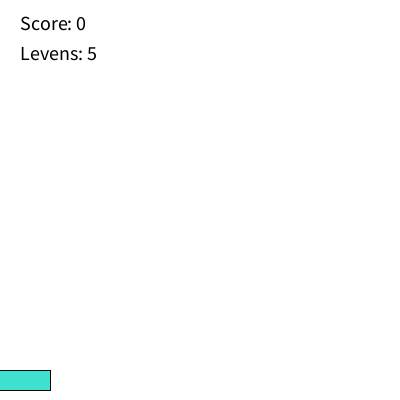
Frame 1 (no input)
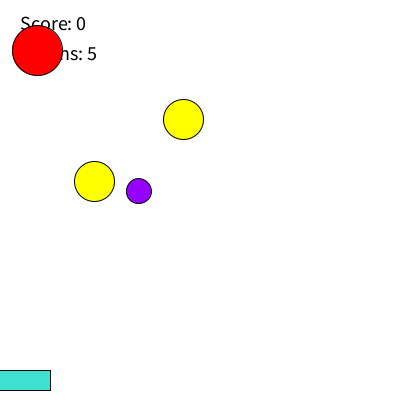
Frame 60 (the mouse pressed at the canvas centre just before this capture)
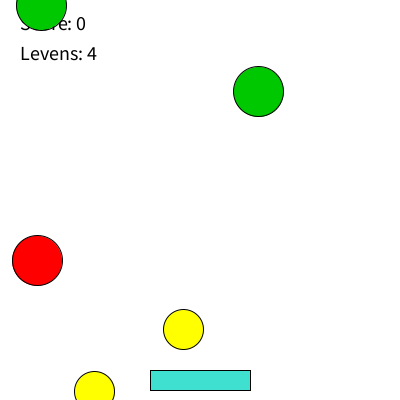
Frame 120 (the mouse held since frame 60 and released just before this capture)

The Processing sketch that drew these frames (run headless with seeded random() and noise(); from frame 60 on, the mouse is pressed at the canvas centre):

// Processing sketch: Uitwerking_9
// ── Uitwerking_9.pde
Ball[] ballen = new Ball[5];

float paddleWidth = 100;
float paddleHeight = 20;
int score = 0;
int levens = 5;

void setup() {
  size(400, 400);

  for (int i = 0; i < ballen.length; i++) {
    ballen[i] = new Ball();
  }
}

void draw() {
  background(255, 255, 255);

  if (levens <= 0) {
    fill(255, 0, 0); 
    textSize(40);
    textAlign(CENTER, CENTER);
    text("GAME OVER :(", width / 2, height / 2);
    return; 
  }

  float paddleX = mouseX - (paddleWidth / 2);
  float paddleY = height - 30;
  
  fill(64, 224, 208);
  rect(paddleX, paddleY, paddleWidth, paddleHeight);

  fill(0); 
  textSize(20);
  textAlign(LEFT, BASELINE);
  text("Score: " + score, 20, 30);
  text("Levens: " + levens, 20, 60);
  

  for (int i = 0; i < ballen.length; i++) {
    ballen[i].move();
    ballen[i].display();
    ballen[i].resetAlsUitBeeld();
    ballen[i].raaktPaddle(paddleX, paddleY, paddleWidth);
  }
}

class Ball {
  float x;
  float y;
  float diameter;
  float speed;
  int type;

  Ball() {
    x = random(width);
    y = random(-200, 0);
    
    float kans = random(1);
    if (kans < 0.2) {
      type = 2; // Bom (rood)
      diameter = 50;
      speed = 3.5;
    } else if (kans < 0.5) { 
      type = 3;  // Bonusbal (geel)
      diameter = 40;
      speed = 3.5;
    } else if (kans < 0.65) {
      type = 1; // Kleine snelle bal (paars)
      diameter = 25;
      speed = 5;
    } else if (kans < 0.7) {
      type = 4; // Extra bonus/iets kleinere snelle bal (blauw)
      diameter = 30;
      speed = 10;
    } else {
      type = 0; // Normale bal (groen)
      diameter = 50;
      speed = 2;
    }
  }

  void display() {
    if (type == 2) {
      fill(255, 0, 0);
    } else if (type == 3) {
      fill(255, 255, 0);
    } else if (type == 1) {
      fill(150, 0, 255);
    } else if (type == 4) {
      fill(0, 0, 255);
    } else {
      fill(0, 200, 0);
    }
    circle(x, y, diameter);
  }

  void move() {
    y = y + speed;
  }

  void resetAlsUitBeeld() {
    if (y > height + (diameter / 2)) {
      y = -diameter;
      x = random(width);
      
      if (type != 2) {
        levens = levens - 1;
      }
      
      respawn();
    }
  }

  void raaktPaddle(float paddleX, float paddleY, float paddleWidth) {
    if (x >= paddleX && x <= paddleX + paddleWidth && y + (diameter / 2) >= paddleY) {
      
      if (type == 2) {
        levens = levens - 1;
      } else if (type == 3) {
        score = score + 5;
      } else if (type == 1) {
        score = score + 3;
      } else if (type == 4) {
        score = score + 10;
      } else {
        score = score + 1;
      }
      
      y = -diameter;
      x = random(width);
      respawn();
    }
  }
  
  void respawn() {
    float kans = random(1);
    if (kans < 0.2) {
      type = 2;
      diameter = 50;
      speed = 3.5;
    } else if (kans < 0.5) {
      type = 3;
      diameter = 40;
      speed = 3.5;
    } else if (kans < 0.65) {
      type = 1;
      diameter = 25;
      speed = 5;
    } else if (kans < 0.7) {
      type = 4; 
      diameter = 30;
      speed = 10;
    } else {
      type = 0;
      diameter = 50;
      speed = 2;
    }
  }
}
 
